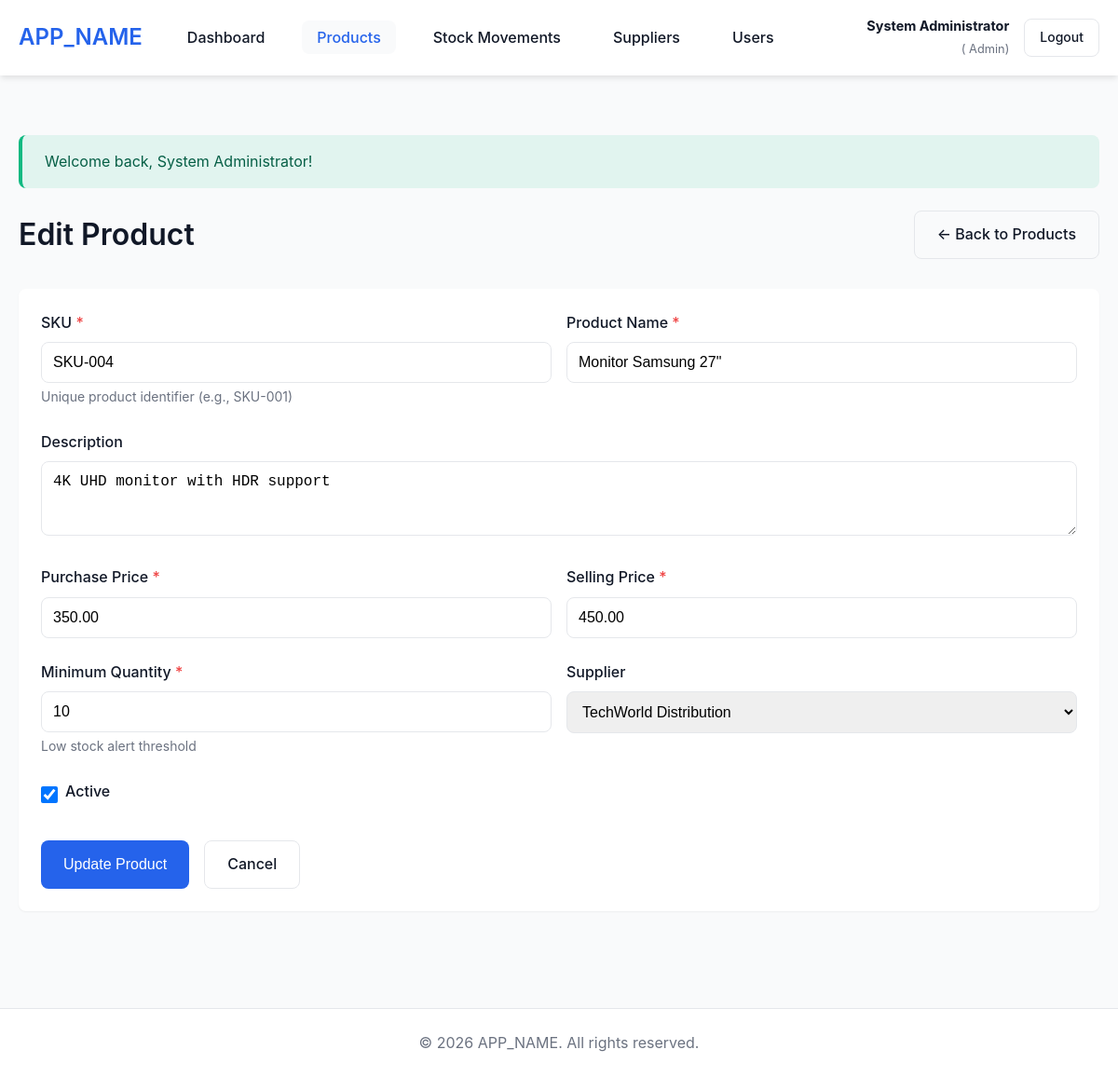
The app's page /index.php?page=products&action=edit&id=4 (signed in) with its own data.
### tables this page shows
CREATE TABLE `products` (
  `id` int(10) UNSIGNED NOT NULL,
  `sku` varchar(50) NOT NULL,
  `name` varchar(200) NOT NULL,
  `description` text DEFAULT NULL,
  `purchase_price` decimal(10,2) NOT NULL DEFAULT 0.00,
  `selling_price` decimal(10,2) NOT NULL DEFAULT 0.00,
  `quantity` int(11) NOT NULL DEFAULT 0,
  `minimum_quantity` int(11) NOT NULL DEFAULT 10,
  `is_active` tinyint(1) NOT NULL DEFAULT 1,
  `supplier_id` int(10) UNSIGNED DEFAULT NULL,
  `created_by` int(10) UNSIGNED DEFAULT NULL,
  `created_at` timestamp NOT NULL DEFAULT current_timestamp(),
  `updated_at` timestamp NOT NULL DEFAULT current_timestamp() ON UPDATE current_timestamp()
);

CREATE TABLE `suppliers` (
  `id` int(10) UNSIGNED NOT NULL,
  `name` varchar(100) NOT NULL,
  `contact_name` varchar(100) DEFAULT NULL,
  `email` varchar(100) DEFAULT NULL,
  `phone` varchar(20) DEFAULT NULL,
  `address` text DEFAULT NULL,
  `is_active` tinyint(1) NOT NULL DEFAULT 1,
  `created_at` timestamp NOT NULL DEFAULT current_timestamp(),
  `updated_at` timestamp NOT NULL DEFAULT current_timestamp() ON UPDATE current_timestamp()
);

### controllers/ProductController.php (called while the page is built, shortened)
<?php
require_once __DIR__ . '/../models/Product.php';
require_once __DIR__ . '/../models/Supplier.php';
class ProductController
{
    private $productModel;
    private $supplierModel;
    public function __construct()
    {
        $this->productModel = new Product();
        $this->supplierModel = new Supplier();
    }
    public function edit()
    {
        $id = isset($_GET['id']) ? (int) $_GET['id'] : 0;
        $product = $this->productModel->getById($id);
        $suppliers = $this->supplierModel->getAllForDropdown();
        require_once __DIR__ . '/../views/products/form.php';
    }
}

### config/Database.php (called while the page is built, shortened)
<?php
class Database
{
    private static $instance = null;
    private $connection;
    private function __construct()
    {
        try {
            $dsn = "mysql:host=" . DB_HOST . ";dbname=" . DB_NAME . ";charset=" . DB_CHARSET;
            $options = [
                PDO::ATTR_ERRMODE => PDO::ERRMODE_EXCEPTION,
                PDO::ATTR_DEFAULT_FETCH_MODE => PDO::FETCH_ASSOC,
                PDO::ATTR_EMULATE_PREPARES => false,
                PDO::MYSQL_ATTR_INIT_COMMAND => "SET NAMES " . DB_CHARSET
            ];
            $this->connection = new PDO($dsn, DB_USER, DB_PASS, $options);
        } catch (PDOException $e) {
            error_log("Database Connection Error: " . $e->getMessage());
            die("Database connection failed. Please check your configuration.");
        }
    }
    public static function getInstance()
    {
        if (self::$instance === null) {
            self::$instance = new self();
        }
        return self::$instance;
    }
    public function getConnection()
    {
        return $this->connection;
    }
}

### models/Product.php (called while the page is built, shortened)
<?php
require_once __DIR__ . '/../config/Database.php';
class Product
{
    private $db;
    public function __construct()
    {
        $this->db = Database::getInstance()->getConnection();
    }
    public function getById($id)
    {
        $sql = "SELECT p.*, u.full_name as created_by_name, s.name as supplier_name
                FROM products p
                LEFT JOIN users u ON p.created_by = u.id
                LEFT JOIN suppliers s ON p.supplier_id = s.id
                WHERE p.id = :id";
        $stmt = $this->db->prepare($sql);
        $stmt->execute(['id' => $id]);
        return $stmt->fetch();
    }
}

### models/Supplier.php (called while the page is built, shortened)
<?php
require_once __DIR__ . '/../config/Database.php';
class Supplier
{
    private $db;
    public function __construct()
    {
        $this->db = Database::getInstance()->getConnection();
    }
    public function getAllForDropdown()
    {
        $sql = "SELECT id, name FROM suppliers WHERE is_active = 1 ORDER BY name ASC";
        $stmt = $this->db->query($sql);
        return $stmt->fetchAll();
    }
}

### views/products/form.php (the view, shortened to what this page needs)
<?php
$pageTitle = isset($product) && $product ? 'Edit Product' : 'Add Product';
require_once __DIR__ . '/../../includes/header.php';
?>
<div class="container">
    <div class="page-header">
        <h1>
            <?php echo $pageTitle; ?>
        </h1>
        <a href="index.php?page=products" class="btn btn-outline">← Back to Products</a>
    </div>
    <div class="card">
        <div class="card-body">
            <form
                action="<?php echo isset($product) && $product ? 'index.php?page=products&action=edit&id=' . $product['id'] : 'index.php?page=products&action=create'; ?>"
                method="POST" class="form">
                <div class="form-row">
                    <div class="form-group col-md-6">
                        <label for="sku">SKU <span class="text-danger">*</span></label>
                        <input type="text" id="sku" name="sku" class="form-control"
                            value="<?php echo isset($product) ? htmlspecialchars($product['sku']) : ''; ?>" required
                            pattern="[A-Z0-9\-]{3,50}" title="Alphanumeric with hyphens, 3-50 characters">
                        <small class="form-text">Unique product identifier (e.g., SKU-001)</small>
                    </div>
                    <div class="form-group col-md-6">
                        <label for="name">Product Name <span class="text-danger">*</span></label>
                        <input type="text" id="name" name="name" class="form-control"
                            value="<?php echo isset($product) ? htmlspecialchars($product['name']) : ''; ?>" required>
                    </div>
                </div>
                <div class="form-group">
                    <label for="description">Description</label>
                    <textarea id="description" name="description" class="form-control"
                        rows="3"><?php echo isset($product) ? htmlspecialchars($product['description']) : ''; ?></textarea>
                </div>
                <div class="form-row">
                    <div class="form-group col-md-6">
                        <label for="purchase_price">Purchase Price <span class="text-danger">*</span></label>
                        <input type="number" id="purchase_price" name="purchase_price" class="form-control" step="0.01"
                            min="0" value="<?php echo isset($product) ? $product['purchase_price'] : '0.00'; ?>"
                            required>
                    </div>
                    <div class="form-group col-md-6">
                        <label for="selling_price">Selling Price <span class="text-danger">*</span></label>
                        <input type="number" id="selling_price" name="selling_price" class="form-control" step="0.01"
                            min="0" value="<?php echo isset($product) ? $product['selling_price'] : '0.00'; ?>"
                            required>
                    </div>
                </div>
                <div class="form-row">
                    <div class="form-group col-md-<?php echo !isset($product) ? '4' : '6'; ?>">
                        <label for="minimum_quantity">Minimum Quantity <span class="text-danger">*</span></label>
                        <input type="number" id="minimum_quantity" name="minimum_quantity" class="form-control" min="0"
                            value="<?php echo isset($product) ? $product['minimum_quantity'] : '10'; ?>" required>
                        <small class="form-text">Low stock alert threshold</small>
                    </div>
                    <div class="form-group col-md-<?php echo !isset($product) ? '4' : '6'; ?>">
                        <label for="supplier_id">Supplier</label>
                        <select id="supplier_id" name="supplier_id" class="form-control">
                            <?php foreach ($suppliers as $s): ?>
                                <option value="<?php echo $s['id']; ?>" <?php echo (isset($product) && $product['supplier_id'] == $s['id']) ? 'selected' : ''; ?>>
                                    <?php echo htmlspecialchars($s['name']); ?>
                                </option>
                            <?php endforeach; ?>
                        </select>
                    </div>
                </div>
                <div class="form-group">
                    <div class="form-check">
                        <input type="checkbox" id="is_active" name="is_active" class="form-check-input" <?php echo (!isset($product) || $product['is_active']) ? 'checked' : ''; ?>>
                        <label for="is_active" class="form-check-label">Active</label>
                    </div>
                </div>
                <div class="form-actions">
                    <button type="submit" class="btn btn-primary">
                        <?php echo isset($product) && $product ? 'Update Product' : 'Create Product'; ?>
                    </button>
                    <a href="index.php?page=products" class="btn btn-outline">Cancel</a>
                </div>
            </form>
        </div>
    </div>
</div>
<?php require_once __DIR__ . '/../../includes/footer.php'; ?>

### assets/css/style.css (style rules this page uses)
:root { --primary-color: #2563eb; --primary-dark: #1e40af; --success-color: #10b981; --warning-color: #f59e0b; --danger-color: #ef4444; --info-color: #3b82f6; --secondary-color: #6b7280; --bg-color: #f9fafb; --card-bg: #ffffff; --text-color: #111827; --text-muted: #6b7280; --border-color: #e5e7eb; --shadow-sm: 0 1px 2px 0 rgba(0, 0, 0, 0.05); --shadow-md: 0 4px 6px -1px rgba(0, 0, 0, 0.1); --shadow-lg: 0 10px 15px -3px rgba(0, 0, 0, 0.1); --border-radius: 8px; --transition: all 0.3s ease; }
* { margin: 0; padding: 0; box-sizing: border-box; }
body { font-family: -apple-system, BlinkMacSystemFont, 'Segoe UI', Roboto, 'Helvetica Neue', Arial, sans-serif; font-size: 16px; line-height: 1.6; color: var(--text-color); background-color: var(--bg-color); }
h1, h2, h3, h4, h5, h6 { font-weight: 600; line-height: 1.2; margin-bottom: 1rem; }
h1 { font-size: 2rem; }
a { color: var(--primary-color); text-decoration: none; transition: var(--transition); }
.container { max-width: 1200px; margin: 0 auto; padding: 0 20px; }
.page-header { display: flex; justify-content: space-between; align-items: center; margin-bottom: 2rem; flex-wrap: wrap; gap: 1rem; }
.page-header h1 { margin: 0; }
.card { background-color: var(--card-bg); border-radius: var(--border-radius); box-shadow: var(--shadow-sm); margin-bottom: 1.5rem; overflow: hidden; }
.card-body { padding: 1.5rem; }
.form-group { margin-bottom: 1.5rem; }
.form-group label { display: block; margin-bottom: 0.5rem; font-weight: 500; color: var(--text-color); }
.form-control { width: 100%; padding: 0.75rem; border: 1px solid var(--border-color); border-radius: var(--border-radius); font-size: 1rem; transition: var(--transition); }
.form-text { display: block; margin-top: 0.25rem; font-size: 0.875rem; color: var(--text-muted); }
.form-row { display: grid; grid-template-columns: repeat(auto-fit, minmax(250px, 1fr)); gap: 1rem; }
.form-check { display: flex; align-items: center; gap: 0.5rem; }
.form-check-input { width: 18px; height: 18px; cursor: pointer; }
.form-check-label { cursor: pointer; margin: 0; }
.form-actions { display: flex; gap: 1rem; margin-top: 2rem; }
.btn { display: inline-block; padding: 0.75rem 1.5rem; border: none; border-radius: var(--border-radius); font-size: 1rem; font-weight: 500; text-align: center; cursor: pointer; transition: var(--transition); text-decoration: none; }
.btn-primary { background-color: var(--primary-color); color: white; }
.btn-outline { background-color: transparent; border: 1px solid var(--border-color); color: var(--text-color); }
.text-danger { color: var(--danger-color); }

### records on screen
products: sku "SKU-004", name "Monitor Samsung 27\"", description "4K UHD monitor with HDR support", purchase_price "350.00", selling_price "450.00", minimum_quantity "10", supplier_id "TechWorld Distribution", is_active "☑"

### other values on screen
APP_NAME "APP_NAME"
$_SESSION['full_name'] "System Administrator"
$_SESSION['user_role'] "Admin"
$flashMessage['message'] "Welcome back, System Administrator!"
$pageTitle "Edit Product"
